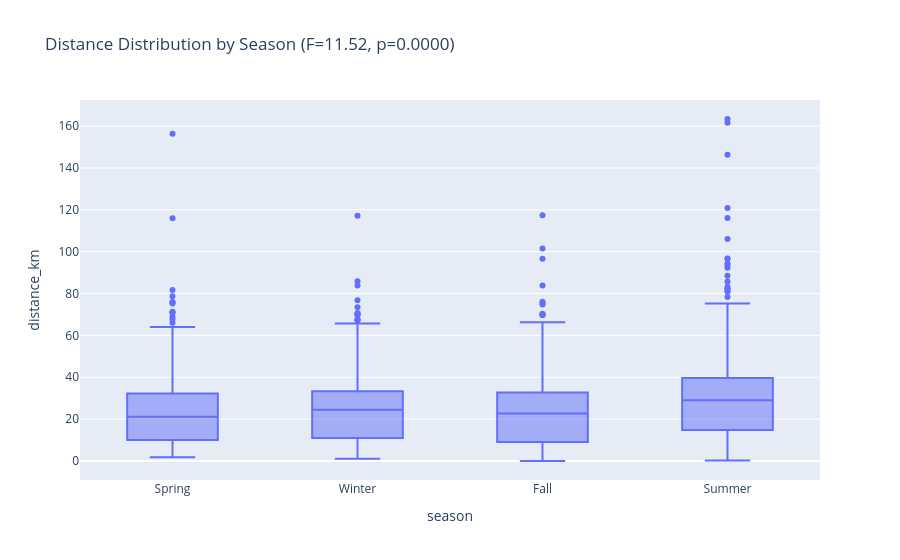
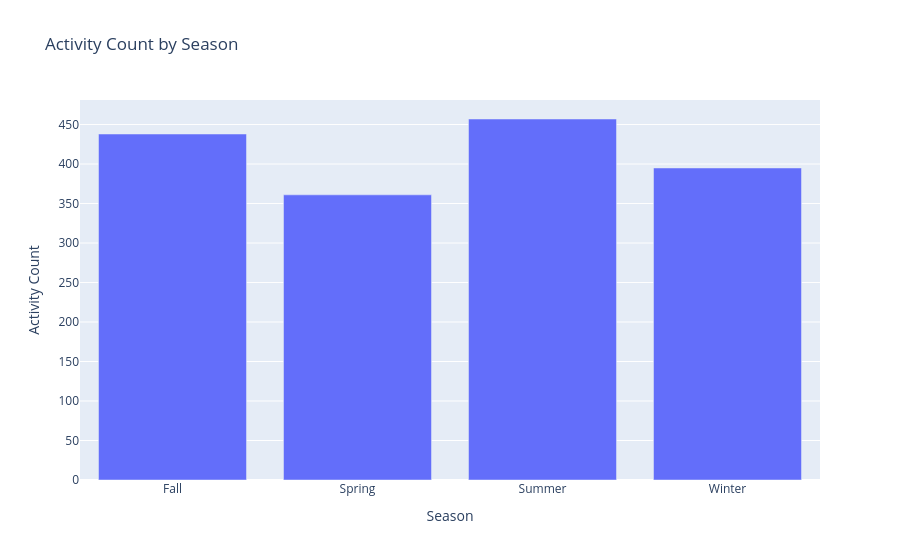

Source (notebook cell) for these figures, in order:
### Code cell
# Visualize seasonal trends
fig = px.box(df, x='season', y='distance_km',
            title=f'Distance Distribution by Season (F={f_vol:.2f}, p={p_vol:.4f})')
fig.show()

# Activity count by season
fig2 = px.bar(x=season_activity.index, y=season_activity.values,
             labels={'x': 'Season', 'y': 'Activity Count'},
             title='Activity Count by Season')
fig2.show()

### Figure 1 — Plotly figure (JSON) as saved in the notebook; plotly's stock layout.template omitted (floating-point values rounded to 4 significant figures; data arrays with more than 128 entries replaced by an {"elided": "..."} marker saying what was removed)
{"data": [{"alignmentgroup": "True", "hovertemplate": "season=%{x}<br>distance_km=%{y}<extra></extra>", "legendgroup": "", "marker": {"color": "#636efa"}, "name": "", "notched": false, "offsetgroup": "", "orientation": "v", "showlegend": false, "type": "box", "x": {"elided": "1651 str values"}, "x0": " ", "xaxis": "x", "y": {"elided": "1651 float values"}, "y0": " ", "yaxis": "y"}], "layout": {"boxmode": "group", "legend": {"tracegroupgap": 0}, "title": {"text": "Distance Distribution by Season (F=11.52, p=0.0000)"}, "xaxis": {"anchor": "y", "domain": [0, 1], "title": {"text": "season"}}, "yaxis": {"anchor": "x", "domain": [0, 1], "title": {"text": "distance_km"}}}}

### Figure 2 — Plotly figure (JSON) as saved in the notebook; plotly's stock layout.template omitted (floating-point values rounded to 4 significant figures)
{"data": [{"hovertemplate": "Season=%{x}<br>Activity Count=%{y}<extra></extra>", "legendgroup": "", "marker": {"color": "#636efa", "pattern": {"shape": ""}}, "name": "", "orientation": "v", "showlegend": false, "textposition": "auto", "type": "bar", "x": ["Fall", "Spring", "Summer", "Winter"], "xaxis": "x", "y": [438, 361, 457, 395], "yaxis": "y"}], "layout": {"barmode": "relative", "legend": {"tracegroupgap": 0}, "title": {"text": "Activity Count by Season"}, "xaxis": {"anchor": "y", "domain": [0, 1], "title": {"text": "Season"}}, "yaxis": {"anchor": "x", "domain": [0, 1], "title": {"text": "Activity Count"}}}}
